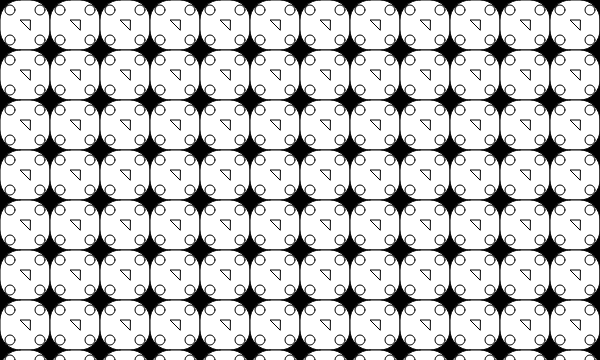
Frame 1 (no input)
Frame 60 (no input): identical to frame 1, image omitted
Frame 120 (the mouse pressed at the canvas centre since frame 60): identical to frame 1, image omitted

The p5.js sketch that drew this single still picture (run headless with seeded random() and noise() and a simulated clock; from frame 60 on, the mouse is pressed at the canvas centre):

// p5.js sketch
// ── sketch.js
/*
  nested loop
*/

function setup(){
	createCanvas(600, 360);
}

function draw (){
	background ('black');

	let w = 50;
	let h = 50;


	for (let x = 0; x <= width; x += w){ // column
		for (let y = 0; y <= height; y += h){ //rows
 	        square (x, y, w, h -30);

 	        circle (x + 10, y + 10, 10);
 	        circle (x + 40, y + 10, 10);
 	        circle (x + 10, y + 40, 10);
 	        circle (x + 40, y + 40, 10);

 	        triangle (x + 30, y + 20,  x + 20, y + 20,x + 30, y + 30);
 	        }
 	    }
	
}
